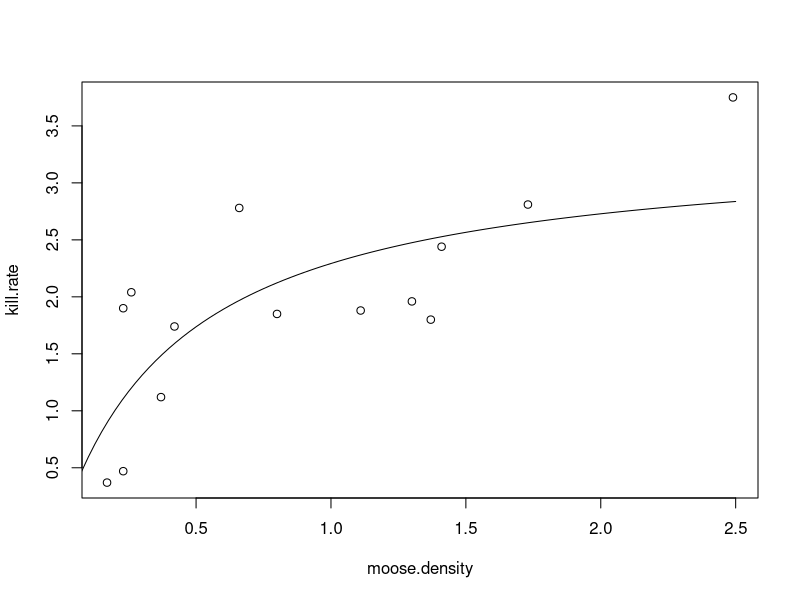

The R source for this figure:
#====================================================
# 驼羊密度与狼捕杀率关系图
# R program to plot the average kill rate of moose per wolf 
# (average number of moose killed per wolf per 100 days; 
# vertical axis) with the density of moose (average number
# per 1000 square km; horizontal axis), along with the model
# equation for predation rate from ecological theory.
#
# Data are from Messier, F. 1994. Ungulate population models
# with predation: a case study with the North American moose.
# Ecology 75: 478-488
#====================================================
#--------------------------------------------
# Enter data into two vectors.
#--------------------------------------------
moose.density=c(.17,.23,.23,.26,.37,.42,.66,.80,1.11,1.30,
                1.37,1.41,1.73,2.49)
kill.rate=c(.37,.47,1.90,2.04,1.12,1.74,2.78,1.85,1.88,1.96,
            1.80,2.44,2.81,3.75)
#--------------------------------------------
# Draw a scatterplot of the data.
#--------------------------------------------
plot(moose.density,kill.rate,type="p")
#--------------------------------------------
# Calculate predation rate equation over a range of moose
# densities and store in two vectors, m and k.
#--------------------------------------------
m=2.5*(0:100)/100 # Range of moose densities from 0 to 2.5.
a=3.37            # Prey density at which kill is half of
                  # maximum
b=0.47            # Maximum kill rate
k=a*m/(b+m)       # Model equation calculated for all values
                  # contained in the vector m.
#--------------------------------------------
# Plot the predation rate equation data as a line plot.
#--------------------------------------------
points(m,k,type="l")

